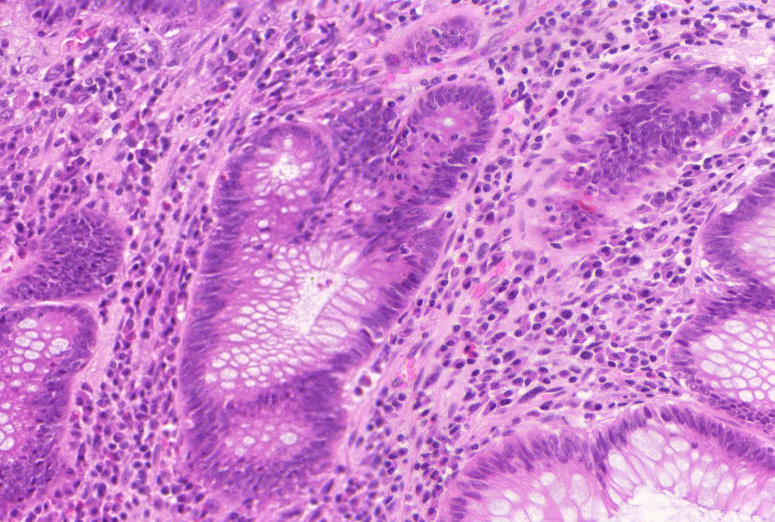
#> input picture fig1.bmp, 775 x 522 px
$ python DIPCEP.py
#> lines starting #> are read from the running program, lines starting #| are printed output that depends on the picture; after the words box and inside, x2 and y2 are one past the last pixel; in counts of white or black regions, pixels touching at a corner belong together; long printed decimals are rounded
# -*- coding: utf-8 -*-

import numpy as np
import cv2
from skimage import color,io,img_as_ubyte
from matplotlib import pyplot as plt
from skimage.filters import sobel,roberts,prewitt,gaussian
from skimage.filters import threshold_otsu
from scipy import ndimage as nd
import pandas as pd


image=io.imread('fig1.bmp',0)
#> image is the input picture: shape (522, 775, 3); mean R, G, B 202.7, 129.9, 205.4
plt.imshow(image,cmap='gray')
plt.show()
image_gray=img_as_ubyte(color.rgb2gray(image))
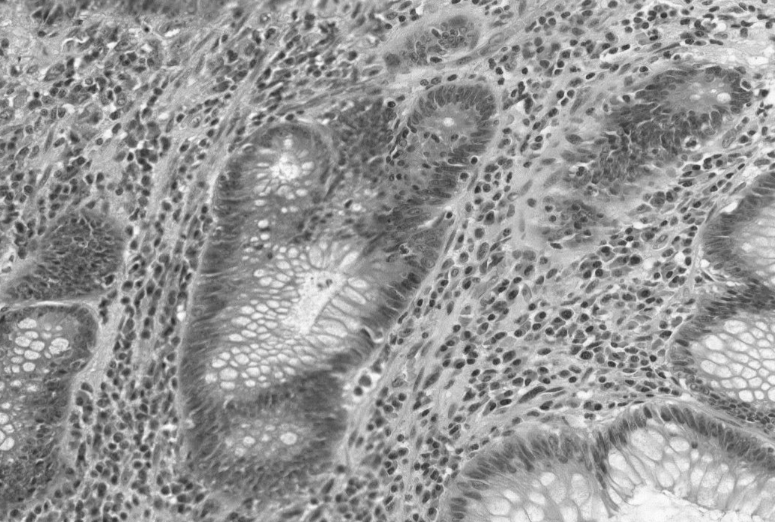
#> image_gray: shape (522, 775); min 38, max 253, mean 150.8
plt.imshow(image_gray,cmap='gray')
plt.show()

# plt.hist(image_gray.flat,bins=1000,range=(0,255))
# plt.show()
thresh=threshold_otsu(image_gray)
#> thresh = 150
print(thresh)
#| 150
sig1=img_as_ubyte((image_gray<=thresh))
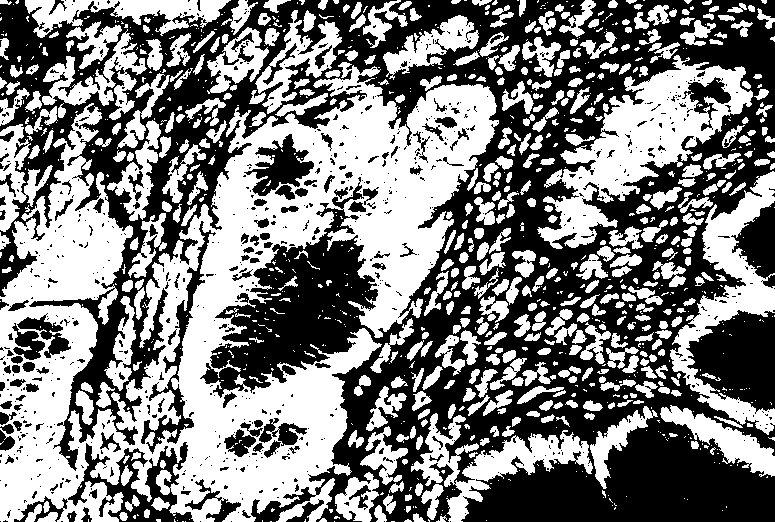
#> sig1: shape (522, 775); 49.6% white; 1035 white regions (578 under 20 px), largest, box (x1, y1, x2, y2) and area: (0, 62, 499, 522) 95491, (537, 55, 753, 249) 14004, (670, 171, 775, 435) 8167
sig2=img_as_ubyte((image_gray>thresh))
plt.imshow(sig1,cmap='gray')
plt.show()

kernel=np.ones([3,3])

sobel_img=sobel(sig2)
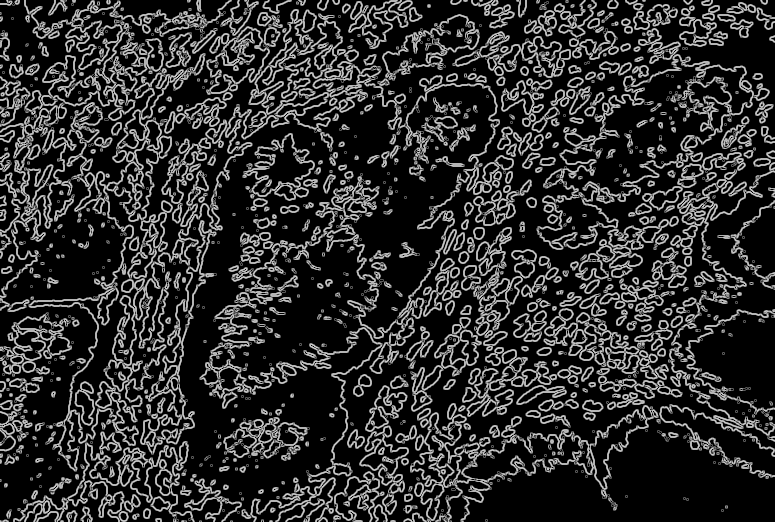
#> sobel_img: shape (522, 775) float64; min 0, max 0.791, mean 0.183
plt.imshow(sobel_img,cmap='gray')
plt.show()
sobel_img1=sobel_img.reshape(-1)

roberts_img=roberts(sig2)
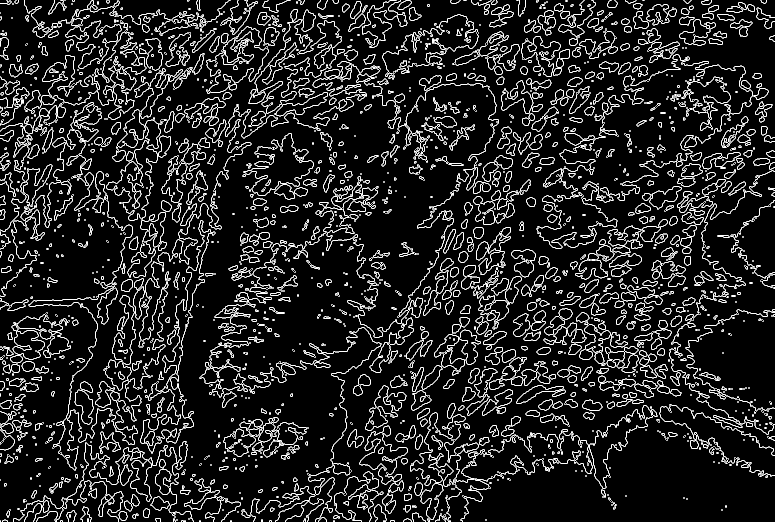
#> roberts_img: shape (522, 775) float64; min 0, max 1, mean 0.151
plt.imshow(roberts_img,cmap='gray')
plt.show()

sum=0;
r,c=sobel_img.shape
#> r = 522; c = 775

for i in range (1,r):
    for j in range (1,c):
        sum=sum+sobel_img[i,j]
#> after the loop, sum = 73629.1

normality=sum/(r*c)
#> normality = 0.182
print('Normality',normality)
#| Normality 0.182

opening=nd.binary_opening(sig1,kernel)
#> opening: shape (522, 775) bool; 46.6% white; 655 white regions (110 under 20 px), largest, box (x1, y1, x2, y2) and area: (0, 82, 497, 522) 87091, (538, 55, 753, 248) 13144, (670, 172, 775, 434) 7802
plt.imshow(opening,cmap='gray')
plt.show()

sure_bg=nd.binary_closing(opening, kernel, iterations=2)
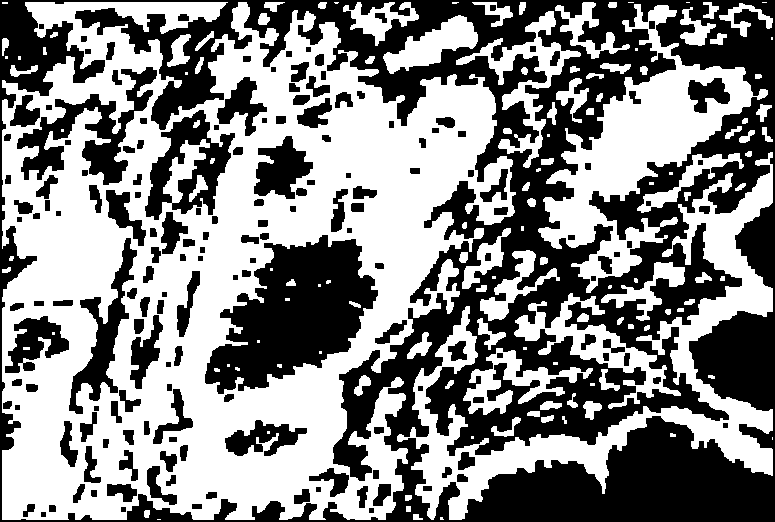
#> sure_bg: shape (522, 775) bool; 53.1% white; 171 black regions, largest, box (x1, y1, x2, y2) and area: (0, 0, 775, 522) 134038, (205, 235, 378, 394) 15618, (17, 67, 157, 185) 5248
plt.imshow(sure_bg,cmap='gray')
plt.show()

sure_fg=nd.binary_opening(opening, kernel, iterations=2)
#> sure_fg: shape (522, 775) bool; 40% white; 562 white regions, largest, box (x1, y1, x2, y2) and area: (168, 84, 496, 522) 51525, (0, 303, 98, 522) 10839, (562, 61, 728, 200) 9280
plt.imshow(sure_fg,cmap='gray')
plt.show()

dist=nd.distance_transform_edt(opening, cv2.DIST_L2, 6)
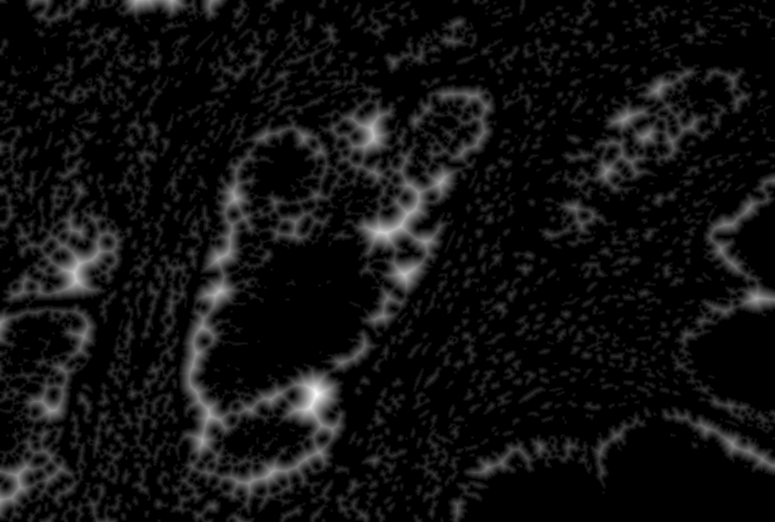
#> dist: shape (522, 775) float64; min 0, max 48.04, mean 3.2; drawn with min black and max white
plt.imshow(dist,cmap='gray')
plt.show()

ret,tt=cv2.threshold(dist,0.13*dist.max(),255,0)
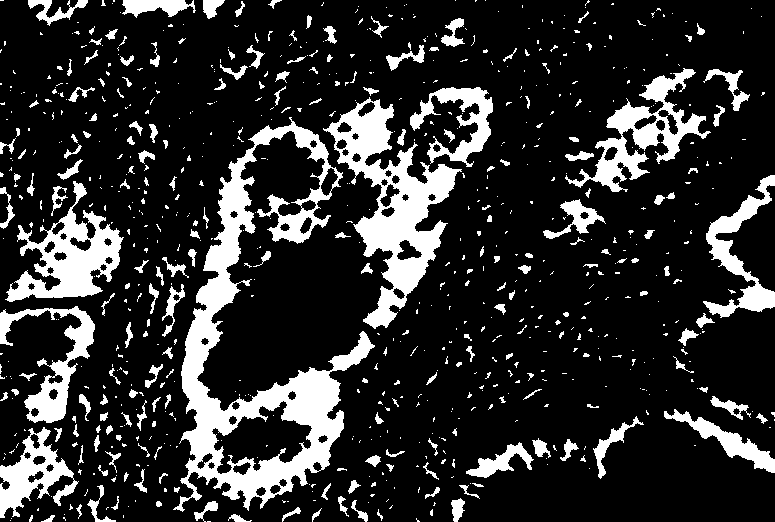
#> tt: shape (522, 775) float64; 18.1% white; 791 white regions (582 under 20 px), largest, box (x1, y1, x2, y2) and area: (173, 117, 375, 512) 19730, (323, 97, 462, 329) 10358, (5, 181, 124, 302) 5517
#> ret = 6.25
plt.imshow(tt,cmap='gray')
plt.show()

distance=dist.max();
#> distance = 48.04
print('Max Dist',distance)
#| Max Dist 48.042

$ run again, with fig2.bmp copied over fig1.bmp
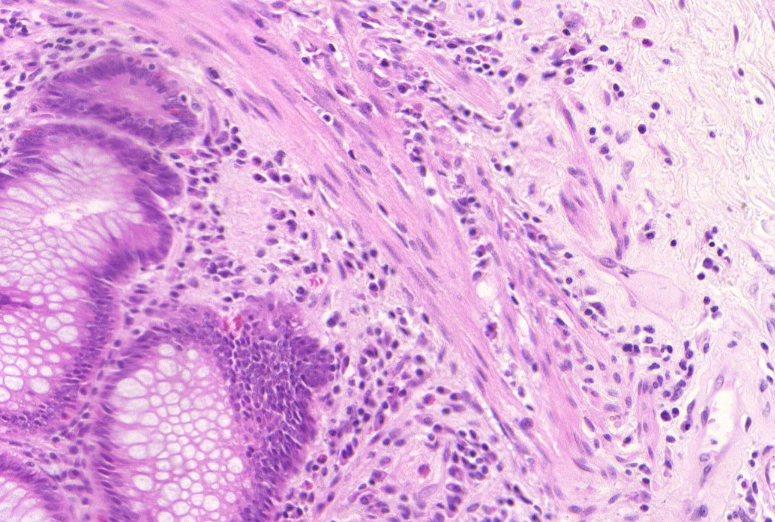
#> input picture fig2.bmp, 775 x 522 px
#> image is the input picture: shape (522, 775, 3); mean R, G, B 221.7, 172.5, 219.8
#> `image_gray=img_as_ubyte(color.rgb2gray(image))`:
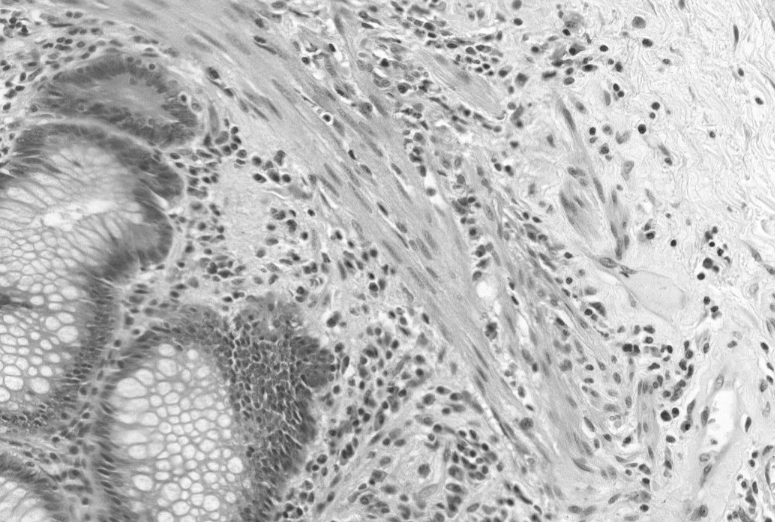
#> image_gray: shape (522, 775); min 43, max 255, mean 186.4
#> thresh = 173
#| 173
#> sig1: shape (522, 775); 32.2% white; 1123 white regions (603 under 20 px), largest, box (x1, y1, x2, y2) and area: (0, 38, 350, 522) 69282, (166, 99, 242, 184) 1646, (433, 424, 498, 480) 1403
#> after the loop `for i in range (1,r):`: sum = 52905.8
#> normality = 0.131
#| Normality 0.1308
#> opening: shape (522, 775) bool; 29.8% white; 642 white regions (126 under 20 px), largest, box (x1, y1, x2, y2) and area: (0, 39, 350, 522) 65484, (168, 105, 242, 176) 1453, (374, 368, 432, 431) 1003
#> sure_bg: shape (522, 775) bool; 32.7% white; 299 white regions (61 under 20 px), largest, box (x1, y1, x2, y2) and area: (2, 11, 432, 520) 85805, (415, 415, 504, 520) 2909, (391, 2, 509, 77) 2173
#> sure_fg: shape (522, 775) bool; 24.9% white; 441 white regions, largest, box (x1, y1, x2, y2) and area: (0, 39, 349, 522) 60859, (0, 284, 56, 317) 938, (170, 106, 229, 160) 870
#> `ret,tt=cv2.threshold(dist,0.13*dist.max(),255,0)`:
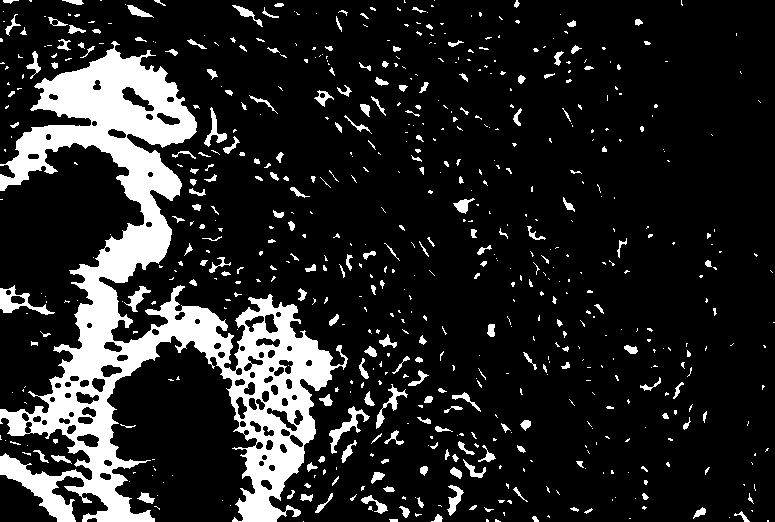
#> tt: shape (522, 775) float64; 15% white; 642 white regions (437 under 20 px), largest, box (x1, y1, x2, y2) and area: (0, 41, 348, 522) 46191, (0, 285, 55, 315) 544, (329, 406, 370, 454) 455
#> ret = 5.48
#> distance = 42.19
#| Max Dist 42.190
